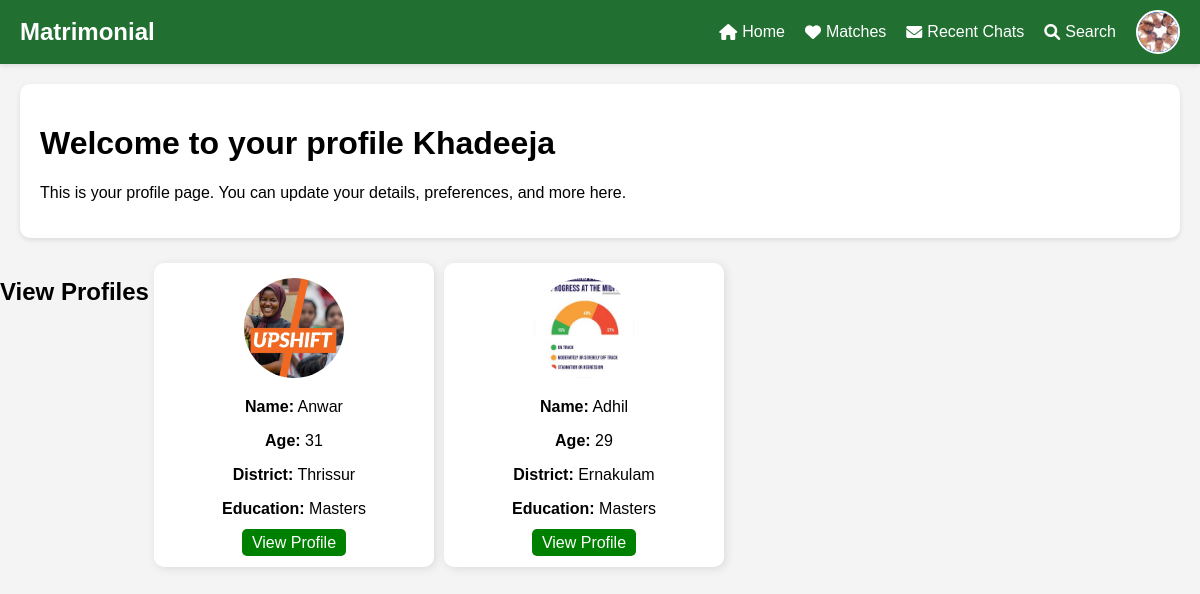
/profile/ (signed in), run on the app's committed database.
### matrimony_app/models.py (models this page shows, shortened)
class Member(models.Model):
    PROFILE_CHOICES = [
        ("Myself", "Myself"), ("My Sister", "My Sister"), ("My Brother", "My Brother"),
        ("My Son", "My Son"), ("My Daughter", "My Daughter"), ("My Relative", "My Relative"),
        ("My Friend", "My Friend"),
    ]
    GENDER_CHOICES = [("Male", "Male"), ("Female", "Female")]
    RELIGION_CHOICES = [("Hindu", "Hindu"), ("Christian", "Christian"), ("Muslim", "Muslim")]
    MARITAL_STATUS_CHOICES = [
        ("Never Married", "Never Married"), ("Divorced", "Divorced"),
        ("Annulled", "Annulled"), ("Widowed", "Widowed"), ("Nikah Divorce", "Nikah Divorce"),
        ("Awaiting Divorce", "Awaiting Divorce"), ("Separated", "Separated"),
    ]
    BODY_TYPE_CHOICES = [
        ("Slim", "Slim"), ("Fit", "Fit"), ("Toned", "Toned"), ("Short", "Short"),
        ("Average", "Average"), ("Tall", "Tall"), ("Plus Size", "Plus Size"),
        ("Big and Tall", "Big and Tall"), ("Chubby", "Chubby"),
    ]
    EDUCATION_CHOICES = [
        ("Doctorate", "Doctorate"), ("Masters", "Masters"), ("Bachelors", "Bachelors"),
        ("Diploma", "Diploma"), ("High/Secondary School", "High/Secondary School"),
        ("Less than High School", "Less than High School"),
    ]
    COURSE_CHOICES = [
        ("MCA", "MCA"), ("MBA", "MBA"), ("MCom", "MCom"), ("MArch", "MArch"),
        ("Audiology", "Audiology"), ("IPS", "IPS"), ("IAS", "IAS"), ("IRS", "IRS"),
        ("MSc Nursing", "MSc Nursing"), ("MSc Agriculture", "MSc Agriculture"),
        ("MPharm", "MPharm"),
    ]
    DISTRICT_CHOICES = [
        ("Thrissur", "Thrissur"), ("Ernakulam", "Ernakulam"), ("Kottayam", "Kottayam"),
        ("Kannur", "Kannur"), ("Kasargod", "Kasargod"), ("Thiruvananthapuram", "Thiruvananthapuram"),
        ("Idukki", "Idukki"), ("Wayanad", "Wayanad"), ("Pathanamthitta", "Pathanamthitta"),
        ("Palakkad", "Palakkad"), ("Malappuram", "Malappuram"), ("Kollam", "Kollam"),
        ("Alappuzha", "Alappuzha"), ("Kozhikode", "Kozhikode"),
    ]
    CITY_CHOICES = [
        ("Neyyattinkara", "Neyyattinkara"), ("Varkala", "Varkala"), ("Aluva", "Aluva"),
        ("Angamaly", "Angamaly"), ("Perumbavoor", "Perumbavoor"), ("Feroke", "Feroke"),
        ("Kunnamangalam", "Kunnamangalam"), ("Guruvayur", "Guruvayur"),
        ("Chalakudy", "Chalakudy"), ("Karunagappally", "Karunagappally"),
        ("Punalur", "Punalur"), ("Changanassery", "Changanassery"),
        ("Pala", "Pala"), ("Manjeri", "Manjeri"), ("Tirur", "Tirur"),
    ]
    COMMUNITY_CHOICES = [
        ("Nair", "Nair"), ("Ezhava", "Ezhava"), ("Brahmin", "Brahmin"),
        ("Vishwakarma", "Vishwakarma"), ("Scheduled Caste (SC)", "Scheduled Caste (SC)"),
        ("Mappila", "Mappila"), ("Thangal", "Thangal"), ("Syrian Christian", "Syrian Christian"),
        ("Latin Catholic", "Latin Catholic"), ("Jacobite", "Jacobite"),
        ("Marthoma", "Marthoma"), ("Anglo-Indian", "Anglo-Indian"),
        ("Jewish", "Jewish"), ("Tribal", "Tribal"),
    ]
    FINANCIAL_STATUS_CHOICES = [
        ("Wealthy", "Wealthy"), ("Upper Middle Class", "Upper Middle Class"),
        ("Lower Middle Class", "Lower Middle Class"), ("Financially Stable", "Financially Stable"),
        ("Inherited Wealth", "Inherited Wealth"), ("Business Family", "Business Family"),
        ("Retired Family Income", "Retired Family Income"), ("Prefer Not to Say", "Prefer Not to Say"),
        ("Well-off", "Well-off"), ("Working Class", "Working Class"),
        ("Affluent", "Affluent"), ("Struggling Financially", "Struggling Financially"),
    ]
    FATHER_OCCUPATION_CHOICES = [
        ("Business", "Business"),
        ("IT", "IT"),
        ("Engineer", "Engineer"),
        ("Doctor", "Doctor"),
        ("Government Job", "Government Job"),
        ("Abroad", "Abroad"),
        ("Other", "Other"),
    ]
    MOTHER_OCCUPATION_CHOICES = [
        ("Business", "Business"),
        ("IT", "IT"),
        ("Engineer", "Engineer"),
        ("Doctor", "Doctor"),
        ("Government Job", "Government Job"),
        ("Home Maker", "Home Maker"),
        ("Other", "Other"),
    ]
    SIBLING_CHOICES = [
        ("Single Child", "Single Child"),
        ("Yes", "Yes"),
    ]
    SIBLING_OCCUPATION_CHOICES = [
        ("Studies", "Studies"),
        ("Engineer", "Engineer"),
        ("Doctor", "Doctor"),
        ("Government Job", "Government Job"),
        ("IT", "IT"),
        ("Other", "Other"),
    ]
    profile_for = models.CharField(max_length=20, choices=PROFILE_CHOICES)
    name = models.CharField(max_length=100)
    username = models.CharField(max_length=50, unique=True)
    phone = models.CharField(max_length=15)
    email = models.EmailField(max_length=254, blank=False, null=False,default="Not Specified", unique=True)
    gender = models.CharField(max_length=10, choices=GENDER_CHOICES)
    dob = models.DateField()
    age = models.IntegerField(null=True, blank=True)
    religion = models.CharField(max_length=20, choices=RELIGION_CHOICES)
    nationality = models.CharField(max_length=20, default="Indian")
    password = models.CharField(max_length=128)  # Storing hashed password
    height = models.IntegerField(choices=[(i, i) for i in range(100, 211)])
    weight = models.IntegerField(choices=[(i, i) for i in range(40, 111)])
    marital_status = models.CharField(max_length=20, choices=MARITAL_STATUS_CHOICES)
    body_type = models.CharField(max_length=20, choices=BODY_TYPE_CHOICES)
    physically_challenged = models.BooleanField(default=False)
    highest_education = models.CharField(max_length=30, choices=EDUCATION_CHOICES,null=False, blank=False, default="Not Specified")
    course = models.CharField(max_length=30, choices=COURSE_CHOICES)
    country = models.CharField(max_length=20, default="India")
    state = models.CharField(max_length=20, default="Kerala")
    district = models.CharField(max_length=20, choices=DISTRICT_CHOICES)
    city = models.CharField(max_length=20, choices=CITY_CHOICES)
    community = models.CharField(max_length=30, choices=COMMUNITY_CHOICES)
    financial_status = models.CharField(max_length=30, choices=FINANCIAL_STATUS_CHOICES)
    description = models.TextField()
    photo = models.ImageField(upload_to="profile_photos/",null=True,blank=True)
    father_name = models.CharField(max_length=100, blank=True, null=True)
    father_occupation = models.CharField(max_length=50, choices=FATHER_OCCUPATION_CHOICES, blank=True, null=True)
    mother_name = models.CharField(max_length=100, blank=True, null=True)
    mother_occupation = models.CharField(max_length=50, choices=MOTHER_OCCUPATION_CHOICES, blank=True, null=True)
    siblings = models.CharField(max_length=20, choices=SIBLING_CHOICES, default="Single Child")
    sibling_name = models.CharField(max_length=100, blank=True, null=True)
    sibling_occupation = models.CharField(max_length=50, choices=SIBLING_OCCUPATION_CHOICES, blank=True, null=True)
    current_job = models.CharField(max_length=100, blank=True, null=True)
    company_name = models.CharField(max_length=100, blank=True, null=True)
    job_location = models.CharField(max_length=100, blank=True, null=True)

### matrimony_app/views.py (the view)
# urls.py: path('profile/', views.profile_view, name='profile'),
def profile_view(request):
    user_id = request.session.get("user_id")  # Get user ID from session
    if not user_id:
        messages.error(request, "You need to log in first.")
        return redirect("login")  # Redirect to login if no user is in session
    try:
        member = Member.objects.get(id=user_id)  # Fetch the logged in member
        opposite_gender = "Female" if member.gender == "Male" else "Male"
        opposite_profiles = Member.objects.filter(gender=opposite_gender)  # Fetch opposite gender profiles
        print("Found opposite gender profiles:", opposite_profiles.count())  # Debugging line
        return render(request, 'profile.html', {"member": member, "opposite_profiles": opposite_profiles})
    except Member.DoesNotExist:
        messages.error(request, "User not found.")
        return redirect("login")

### matrimony_app/templates/profile.html (shortened to what this page needs)
<!DOCTYPE html>
{% load static %}
<html lang="en">
<head>
  <link rel="stylesheet" href="https://cdnjs.cloudflare.com/ajax/libs/font-awesome/6.0.0-beta3/css/all.min.css">
</head>
<body>
  <div class="taskbar">
    <div class="logo">Matrimonial</div>
    <div class="menu">
      <a href="{% url 'profile' %}"><i class="fas fa-home"></i> Home</a>
      <a href="{% url 'matches' %}"><i class="fas fa-heart"></i> Matches</a>
      <a href="{% url 'recent_chats' %}"><i class="fas fa-envelope"></i> Recent Chats</a>
      <a href="{% url 'search_users' %}"><i class="fas fa-search"></i> Search</a>
      <div class="user-account">
        <div class="profile-picture">
          {% if member.photo %}
              <img src="{{ member.photo.url }}" alt="Profile Picture" class="loaded">
          {% else %}
              {{ member.username|first|upper }}
          {% endif %}
        </div>
      </div>
    </div>
  </div>
  <div class="profile-content">
    <h1>Welcome to your profile {{ member.name }}</h1>
    <p>This is your profile page. You can update your details, preferences, and more here.</p>
  </div>
    <div class="profile-container">
      <h2>View Profiles</h2>
      {% if opposite_profiles %}
        {% for profile in opposite_profiles %}
          <div class="profile-card">
            {% if profile.photo %}
              <img src="{{ profile.photo.url }}" alt="Profile Picture">
            {% else %}
              <div class="initial-avatar">
                {{ profile.name|first|upper }}
              </div>
            {% endif %}
            <p><strong>Name:</strong> {{ profile.name }}</p>
            <p><strong>Age:</strong> {{ profile.age }}</p>
            <p><strong>District:</strong> {{ profile.district }}</p>
            <p><strong>Education:</strong> {{ profile.highest_education }}</p>
            <div class="buttons">
              <a href="{% url 'profile_detail' profile.id %}" class="view-btn">View Profile</a>
          </div>
          </div>
        {% endfor %}
      {% else %}
        <p>No profiles found.</p>
      {% endif %}
    </div>
</body>
</html>

### matrimony_app/templates/profile.html (style rules this page uses)
body { font-family: Arial, sans-serif; margin: 0; padding: 0; background-color: #f4f4f4; }
.taskbar { display: flex; justify-content: space-between; align-items: center; background-color:rgb(33, 112, 50); padding: 10px 20px; color: white; box-shadow: 0 2px 5px rgba(0, 0, 0, 0.1); }
.taskbar .logo { font-size: 24px; font-weight: bold; }
.taskbar .menu { display: flex; align-items: center; gap: 20px; }
.taskbar .menu a { color: white; text-decoration: none; display: flex; align-items: center; gap: 5px; }
.taskbar .user-account { position: relative; }
.profile-content { padding: 20px; background-color: white; margin: 20px; border-radius: 10px; box-shadow: 0 2px 5px rgba(0, 0, 0, 0.1); }
.profile-picture { width: 40px; height: 40px; border-radius: 50%; object-fit: cover; cursor: pointer; border: 2px solid white; background-color: #007bff; display: flex; align-items: center; justify-content: center; color: white; font-size: 18px; font-weight: bold; position: relative; overflow: hidden; }
.profile-picture img { width: 100%; height: 100%; border-radius: 50%; object-fit: cover; display: none; }
.profile-picture img.loaded { display: block; }
.profile-container { display: flex; flex-wrap:wrap; justify-content: start; padding:0; margin:0; }
.profile-card { width: 250px; margin:5px; background-color: white; padding: 15px; border-radius: 10px; box-shadow: 2px 2px 10px rgba(0, 0, 0, 0.1); text-align: center; }
.profile-card img { width: 100px; height: 100px; border-radius: 50%; object-fit: cover; }
.view-btn { background: green; color: white; padding: 5px 10px; border-radius: 5px; text-decoration: none; }

### data on the page
Member: photo (picture), name "Khadeeja"
Member: photo (picture), name "Anwar", age "31", district "Thrissur", highest_education "Masters"
Member: photo (picture), name "Adhil", age "29", district "Ernakulam", highest_education "Masters"
